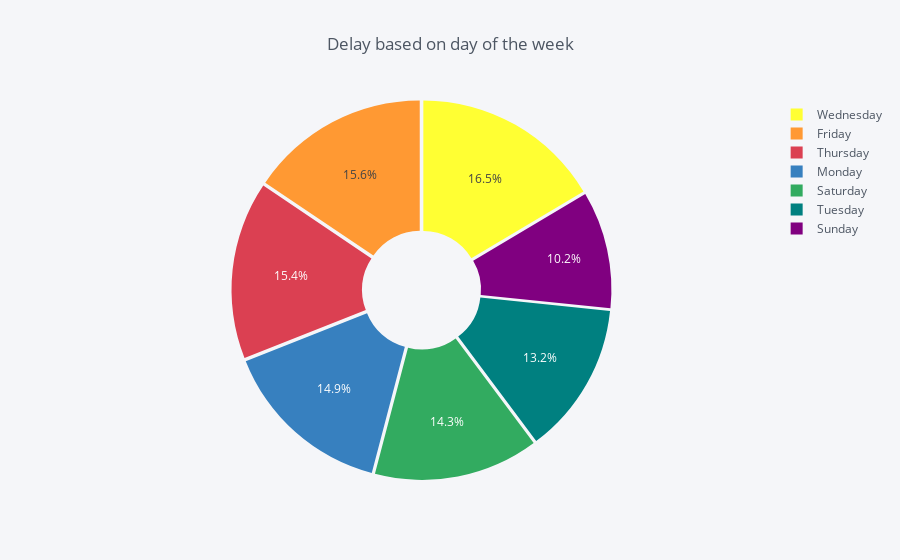

Notebook source saved alongside this figure:
### Markdown cell above
<h4 style=' font-family:monospace'><center>Now, lets See what is happening during the week?</center></h4>

### Code cell
Day = df.groupby(df['Day'])['Min Delay'].sum()/60 # To Hour for making more sence
df_Day = pd.DataFrame({'labels': Day.index,
                   'values': Day.values
                  })
df_Day.iplot(kind='pie',labels = 'labels', values = 'values', title="Delay based on day of the week"
             ,pull=[0.02, 0.02,0.02, 0.02,0.02, 0.02,0.02],hole = 0.3)

### Figure 1 — Plotly figure (JSON) as saved in the notebook; plotly's stock layout.template omitted (floating-point values rounded to 4 significant figures)
{"data": [{"hole": 0.3, "labels": ["Friday", "Monday", "Saturday", "Sunday", "Thursday", "Tuesday", "Wednesday"], "marker": {"colors": ["rgba(255, 153, 51, 1.0)", "rgba(55, 128, 191, 1.0)", "rgba(50, 171, 96, 1.0)", "rgba(128, 0, 128, 1.0)", "rgba(219, 64, 82, 1.0)", "rgba(0, 128, 128, 1.0)", "rgba(255, 255, 51, 1.0)"]}, "name": "", "pull": [0.02, 0.02, 0.02, 0.02, 0.02, 0.02, 0.02], "type": "pie", "values": [1437.0, 1378.0, 1319.0, 938.4, 1422.0, 1214.0, 1519.0]}], "layout": {"legend": {"bgcolor": "#F5F6F9", "font": {"color": "#4D5663"}}, "paper_bgcolor": "#F5F6F9", "plot_bgcolor": "#F5F6F9", "title": "Delay based on day of the week", "titlefont": {"color": "#4D5663"}}}
